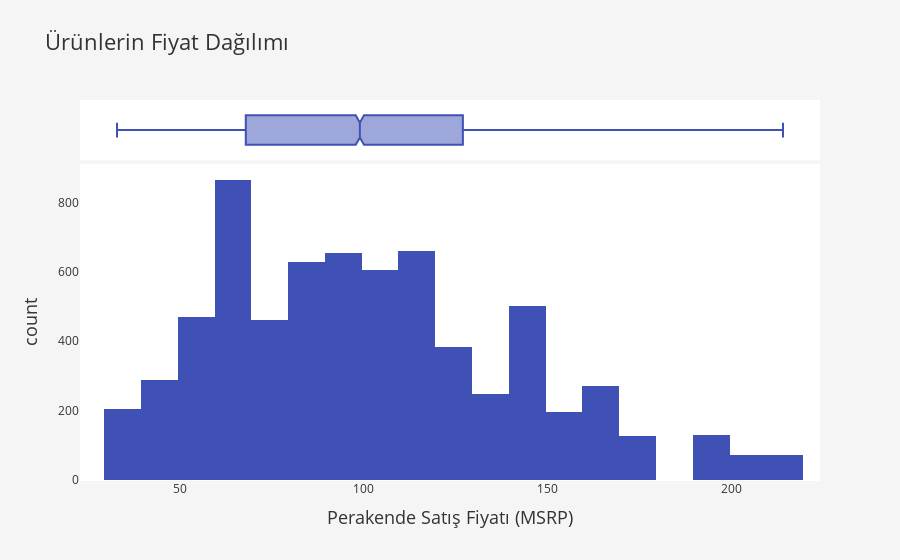

The notebook cell saved with this chart:
### Markdown cell above
1. **Grafiğin Amacı:** Ürünlerin MSRP (Manufacturer's Suggested Retail Price | Üreticinin Önerilen Perakende Satış Fiyatı) fiyat dağılımını göstermek.
1. **Yanıtlayacağı Soru:** Ürünlerin fiyat aralığı nedir? En yaygın fiyat aralığı hangisi?

### Code cell
temp = df[['PRODUCTCODE', 'MSRP', 'PRODUCTLINE']]

# Histogram oluşturma
fig = px.histogram(temp,
                   x='MSRP',
                   nbins=20,
                   title='Ürünlerin Fiyat Dağılımı',
                   labels={'MSRP': 'Perakende Satış Fiyatı (MSRP)'},
                   color_discrete_sequence=[colors['primary-100']],
                   marginal='box')

# Grafik tasarımını özelleştirme
fig.update_layout(
    plot_bgcolor=colors['bg-100'],
    paper_bgcolor=colors['bg-200'],
    font=dict(color=colors['text-100']),
    title_font=dict(size=22, color=colors['text-100']),
    xaxis_title_font=dict(size=18, color=colors['text-100']),
    yaxis_title_font=dict(size=18, color=colors['text-100'])
)

fig.show()

### Figure 1 — Plotly figure (JSON) as saved in the notebook; plotly's stock layout.template omitted (floating-point values rounded to 4 significant figures; data arrays with more than 128 entries replaced by an {"elided": "..."} marker saying what was removed)
{"data": [{"alignmentgroup": "True", "bingroup": "x", "hovertemplate": "Perakende Satış Fiyatı (MSRP)=%{x}<br>count=%{y}<extra></extra>", "legendgroup": "", "marker": {"color": "#3F51B5", "pattern": {"shape": ""}}, "name": "", "nbinsx": 20, "offsetgroup": "", "orientation": "v", "showlegend": false, "type": "histogram", "x": {"elided": "6835 int values"}, "xaxis": "x", "yaxis": "y"}, {"alignmentgroup": "True", "hovertemplate": "Perakende Satış Fiyatı (MSRP)=%{x}<extra></extra>", "legendgroup": "", "marker": {"color": "#3F51B5"}, "name": "", "notched": true, "offsetgroup": "", "showlegend": false, "type": "box", "x": {"elided": "6835 int values"}, "xaxis": "x2", "yaxis": "y2"}], "layout": {"barmode": "relative", "font": {"color": "#333333"}, "legend": {"tracegroupgap": 0}, "paper_bgcolor": "#f5f5f5", "plot_bgcolor": "#FFFFFF", "title": {"font": {"color": "#333333", "size": 22}, "text": "Ürünlerin Fiyat Dağılımı"}, "xaxis": {"anchor": "y", "domain": [0, 1], "title": {"font": {"color": "#333333", "size": 18}, "text": "Perakende Satış Fiyatı (MSRP)"}}, "xaxis2": {"anchor": "y2", "domain": [0, 1], "matches": "x", "showgrid": true, "showticklabels": false}, "yaxis": {"anchor": "x", "domain": [0, 0.8316], "title": {"font": {"color": "#333333", "size": 18}, "text": "count"}}, "yaxis2": {"anchor": "x2", "domain": [0.8416, 1], "matches": "y2", "showgrid": false, "showline": false, "showticklabels": false, "ticks": ""}}}
